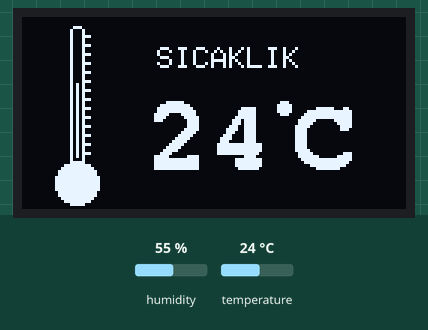
Simulated run of this sketch. Board: Arduino Uno, built with avr-gcc and run on an emulated ATmega328P. On the bench: 128×64 one-colour display. The inputs (shaded band) are chosen by the test bench; at power-on: temperature 24 °C, humidity 55 %.

Above: at 1.3 s.
1.4 s: temperature set to 12 °C
At 3.4 s:
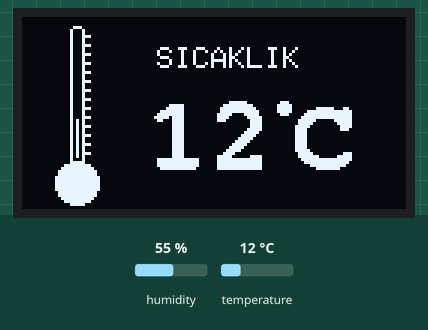
4.1 s: temperature set to 19 °C
At 5.0 s:
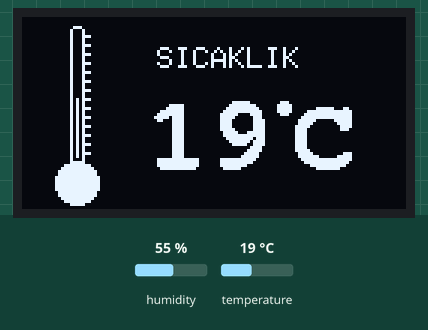
6.8 s: temperature set to 28 °C
At 9.4 s:
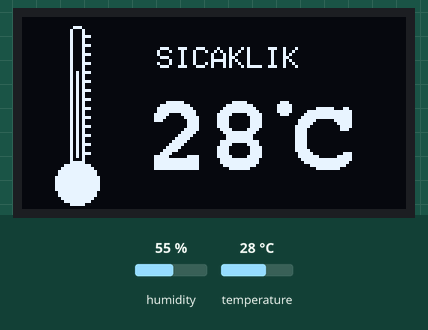
Timing chart, 0 to 10.9 s (numbered marks = the images above; inputs shaded):
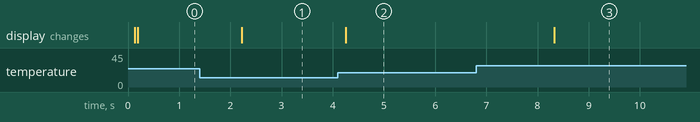

Measured:
- after the input at 1.4 s, the display: changes after 0.82 s (image 1)
- after the input at 4.1 s, the display: changes after 0.16 s (image 2)
- after the input at 6.8 s, the display: changes after 1.5 s (image 3)

The sketch:

Arduino-Termometre.ino
```cpp
#include <Adafruit_GFX.h>
#include <Adafruit_SSD1306.h>
#include <Fonts/FreeMonoBold18pt7b.h>
#include "DHT.h"

#define DHTPIN 8
#define DHTTYPE DHT11

DHT dht (DHTPIN , DHTTYPE);
Adafruit_SSD1306 display(128, 64);


void setup()
{
  delay(100);
  dht.begin();
  display.begin(SSD1306_SWITCHCAPVCC, 0x3C);
  display.clearDisplay();
  display.setTextColor(WHITE);
}

void loop()
{
  float temp = dht.readTemperature();

  display.clearDisplay();
  display.setFont();
  display.setCursor(45,10);
  display.println("SICAKLIK");

  char string[10];
  dtostrf(temp, 3, 0, string);

  display.setFont(&FreeMonoBold18pt7b);
  display.setCursor(20,50);
  display.println(string);
  display.setCursor(90,50);
  display.println("C");
  display.setCursor(77,32);
  display.println(".");
  display.fillCircle(18, 55, 7, WHITE);
  display.drawRoundRect(16, 3, 5, 49, 2, WHITE);

  for (int i = 6; i<=45; i=i+3)
  {
    display.drawLine(21, i, 22, i, WHITE);
  }

  display.drawLine(18, 46, 18, 46-temp, WHITE);
  display.display();
}
```
